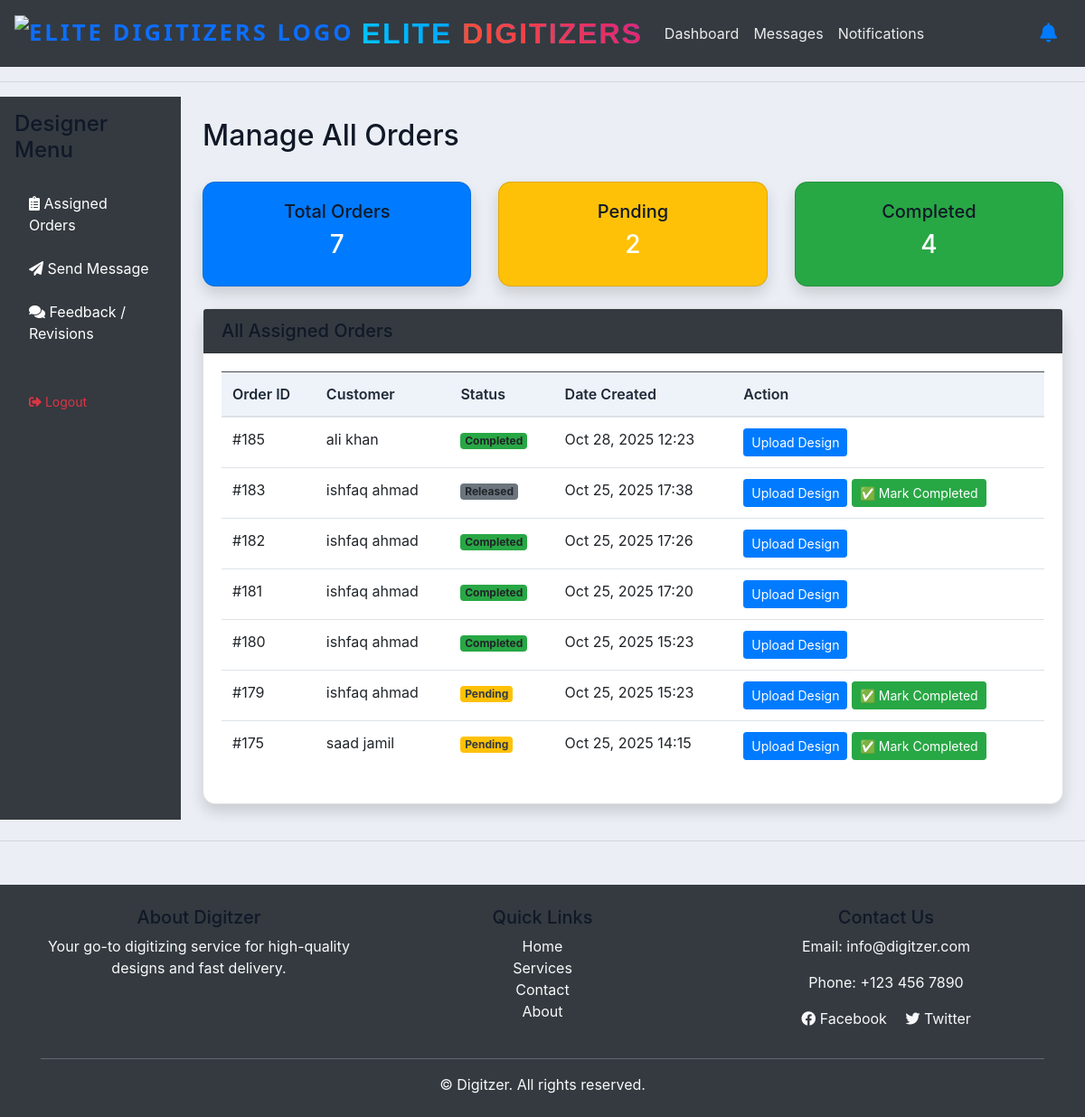
Page /designer/manage-orders/ (signed in) on the earlier database version.
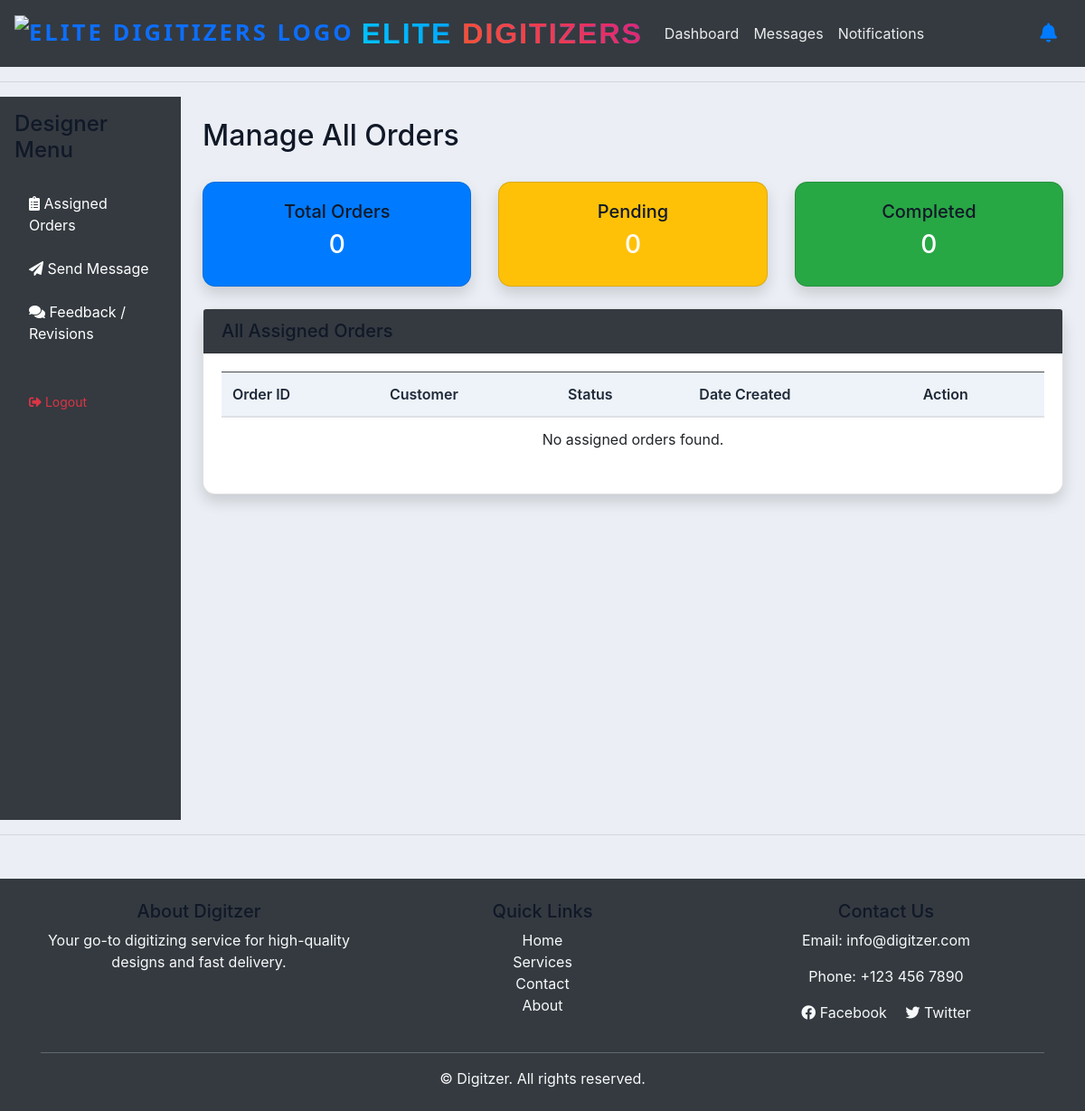
Same page on the later database version.
### accounts/models.py (models this page shows, shortened)
class Order(models.Model):
    STATUS = (
        ('Pending', 'Pending'),
        ('Out for delivery', 'Out for delivery'),
        ('Delivered', 'Delivered'),
        ('Quote Requested', 'Quote Requested'),
        ('Active', 'Active'),
        ('Completed', 'Completed'),
        ('Released', 'Released'),
    )
    ORDER_TYPE = (
        ('Digitizing', 'Digitizing'),
        ('Vector', 'Vector'),
        ('Patch', 'Patch'),
        ('Quote', 'Quote'),
    )
    PAYMENT_STATUS = (
        ('Pending', 'Pending'),
        ('Paid', 'Paid'),
        ('Refunded', 'Refunded'),
    )
    REVIEW_STATUS = (
    ('Pending', 'Pending'),
    ('Approved', 'Approved'),
    ('Rejected', 'Rejected'),
    )
    PLACEMENT_CHOICES = [
        ('Apron', 'Apron'),
        ('Bags', 'Bags'),
        ('Cap', 'Cap'),
        ('Cap Side', 'Cap Side'),
        ('Cap Back', 'Cap Back'),
        ('Chest', 'Chest'),
        ('Gloves', 'Gloves'),
        ('Jacket Back', 'Jacket Back'),
        ('Patches', 'Patches'),
        ('Sleeve', 'Sleeve'),
        ('Towel', 'Towel'),
        ('Visor', 'Visor'),
        ('Other', 'Other'),
    ]
    FABRIC_CHOICES = [
        ('Blanket', 'Blanket'),
        ('Canvas', 'Canvas'),
        ('Canis', 'Canis'),
        ('Cotton Woven', 'Cotton Woven'),
        ('Denim', 'Denim'),
        ('Felt', 'Felt'),
        ('Flannel', 'Flannel'),
        ('Fleece', 'Fleece'),
        ('Leather', 'Leather'),
        ('Nylon', 'Nylon'),
        ('Pique', 'Pique'),
        ('Polyester', 'Polyester'),
        ('Silk', 'Silk'),
        ('Single Jersey', 'Single Jersey'),
        ('Towel', 'Towel'),
        ('Twill', 'Twill'),
        ('Other', 'Other'),
    ]
    FORMAT_CHOICES = [
        ('100', '100'),
        ('cdr', 'cdr'),
        ('cdn', 'cdn'),
        ('dsb', 'dsb'),
        ('dst', 'dst'),
        ('dsz', 'dsz'),
        ('emb', 'emb'),
        ('exp', 'exp'),
        ('jef', 'jef'),
        ('ksm', 'ksm'),
        ('ofm', 'ofm'),
        ('pes', 'pes'),
        ('pxf', 'pxf'),
        ('pof', 'pof'),
        ('tap', 'tap'),
        ('xxx', 'xxx'),
        ('other', 'Other'),
    ]
    customer = models.ForeignKey(Customer, on_delete=models.CASCADE)
    order_type = models.ForeignKey(Product, null=True, on_delete=models.SET_NULL)
    Order_name_PO = models.CharField(max_length=50,  null=True, blank=True)# change this to Order_name/PO for patch name patch type
    date_created = models.DateTimeField(auto_now_add=True, null=True)
    status = models.CharField(max_length=200, null=True, choices=STATUS)
    Additional_information = models.TextField(blank=True, null=True)
    design_file = models.FileField(upload_to='designs/', null=True, blank=True)
    invoice_file = models.FileField(upload_to='invoices/', null=True, blank=True)
    quantity = models.PositiveIntegerField(default=1)
    fabric_material = models.CharField(max_length=100, blank=True, null=True, choices=FABRIC_CHOICES)
    Required_Format = models.CharField(max_length=100, blank=True, null=True, default='DST', choices=FORMAT_CHOICES)
    urgent = models.BooleanField(default=False)
    price = models.DecimalField(max_digits=10, decimal_places=2, blank=True, null=True, default=0.00)
    Height = models.CharField(max_length=100, blank=True, null=True, default='standard')
    Width = models.CharField(max_length=100, blank=True, null=True, default='standard')
    total_colors = models.PositiveIntegerField(null=True ,blank=True)
    turnaround_time = models.CharField(max_length=100, blank=True, null=True)
    placement = models.CharField(max_length=100, blank=True, null=True, choices=PLACEMENT_CHOICES)
    released = models.BooleanField(default=False)  # For release_projects
    payment_status = models.CharField(max_length=20, choices=PAYMENT_STATUS, default='Pending')  # For follow-up payments
    date_completed = models.DateTimeField(null=True, blank=True)  # Optional: track completion time
    review_status = models.CharField(max_length=20, choices=REVIEW_STATUS, default='Pending')
    review_comment = models.TextField(blank=True, null=True)
    design_file = models.FileField(upload_to='designs/', blank=True, null=True)# limated size 2MB
    assigned_sale_reps = models.ForeignKey(
        SalesRepresentative,
        on_delete=models.SET_NULL,
        null=True,
        blank=True,
        related_name='sales_rep_orders'
    )
    assigned_designer = models.ForeignKey(
        User,
        on_delete=models.SET_NULL,
        null=True,
        blank=True,
        related_name='designer_orders'
    )

class Customer(models.Model):
    user = models.OneToOneField(
        User, null=True, blank=True,
        on_delete=models.CASCADE,
        related_name="customer_profile"
    )
    name = models.CharField(max_length=200,null=True, blank=True)
    designer = models.ForeignKey(
        'Designer', null=True, blank=True,
        on_delete=models.SET_NULL,
        related_name='orders'
    )
    profile_pic = models.ImageField(
        upload_to='profile_pics/',
        null=True,
        blank=True,
        default='profile_pics/default.png'
    )
    sales_rep = models.ForeignKey('SalesRepresentative', null=True, blank=True, on_delete=models.SET_NULL)
    phone = models.CharField(max_length=200, null=True, blank=True)
    email = models.CharField(max_length=200, null=True, blank=True)
    date_created = models.DateTimeField(auto_now_add=True, null=True)

### accounts/views.py (the view)
# urls.py: path("designer/manage-orders/", views.designer_manage_orders, name="design_manage_orders"),   #this
@login_required
def designer_manage_orders(request):
    all_orders = Order.objects.filter(assigned_designer=request.user)
    status = request.GET.get('status', None)
    orders = all_orders.order_by('-date_created')
    if status:
        orders = orders.filter(status=status)
    counts = {
        'total': all_orders.count(),
        'pending': all_orders.filter(status='Pending').count(),
        'completed': all_orders.filter(status='Completed').count()
    }
    return render(request, 'accounts/design_manage_orders.html', {
        'orders': orders,
        'status_filter': status,
        'counts': counts
    })

### templates/accounts/design_manage_orders.html
{% extends 'accounts/main.html' %}
{% load static %}
{% block content %}
<div class="container-fluid">
    <div class="row">
        <div class="col-md-3 col-lg-2 bg-dark text-white vh-100 p-3">
            <h4 class="mb-4">Designer Menu</h4>
            <ul class="nav flex-column">
                <li class="nav-item mb-2">
                    <a href="{% url 'designer-dashboard' %}" class="nav-link text-white">
                        <i class="fas fa-clipboard-list me-2"></i> Assigned Orders
                    </a>
                </li>
                <li class="nav-item mb-2">
                    <a href="{% url 'communicate_with_sales_admin' %}" class="nav-link text-white">
                        <i class="fas fa-paper-plane me-2"></i> Send Message
                    </a>
                </li>
                <li class="nav-item mb-2">
                    <a href="{% url 'designer_feedback' %}" class="nav-link text-white">
                        <i class="fas fa-comments me-2"></i> Feedback / Revisions
                    </a>
                </li>
                <li class="nav-item mt-4">
                    <a class="nav-link text-danger" href="{% url 'logout' %}">
                        <i class="fas fa-sign-out-alt me-2"></i> Logout
                    </a>
                </li>
            </ul>
        </div>
        <div class="col-md-9 col-lg-10 p-4">
            <div class="d-flex justify-content-between align-items-center mb-4">
                <h2>Manage All Orders</h2>
            </div>
            <div class="row mb-4">
                <div class="col-md-4">
                    <div class="card text-white bg-primary shadow">
                        <div class="card-body text-center">
                            <h5>Total Orders</h5>
                            <h3>{{ counts.total }}</h3>
                        </div>
                    </div>
                </div>
                <div class="col-md-4">
                    <div class="card text-white bg-warning shadow">
                        <div class="card-body text-center">
                            <h5>Pending</h5>
                            <h3>{{ counts.pending }}</h3>
                        </div>
                    </div>
                </div>
                <div class="col-md-4">
                    <div class="card text-white bg-success shadow">
                        <div class="card-body text-center">
                            <h5>Completed</h5>
                            <h3>{{ counts.completed }}</h3>
                        </div>
                    </div>
                </div>
            </div>
            <div class="card shadow">
                <div class="card-header bg-dark text-white">
                    <h5 class="mb-0">All Assigned Orders</h5>
                </div>
                <div class="card-body">
                    <table class="table table-hover align-middle">
                        <thead class="table-dark">
                            <tr>
                                <th>Order ID</th>
                                <th>Customer</th>
                                <th>Status</th>
                                <th>Date Created</th>
                                <th>Action</th>
                            </tr>
                        </thead>
                        <tbody>
                            {% for order in orders %}
                            <tr>
                                <td>#{{ order.id }}</td>
                                <td>{{ order.customer.name }}</td>
                                <td>
                                    {% if order.status == "Pending" %}
                                        <span class="badge bg-warning text-dark">Pending</span>
                                    {% elif order.status == "Completed" %}
                                        <span class="badge bg-success">Completed</span>
                                    {% else %}
                                        <span class="badge bg-secondary">{{ order.status }}</span>
                                    {% endif %}
                                </td>
                                <td>{{ order.date_created|date:"M d, Y H:i" }}</td>
                                <td>
                                    <a href="{% url 'upload_design' order.id %}" class="btn btn-primary btn-sm">
                                        Upload Design
                                    </a>
                                    {% if order.status != "Completed" %}
                                        <a href="{% url 'mark-design-completed' order.id %}"
                                           class="btn btn-success btn-sm ms-1">
                                            ✅ Mark Completed
                                        </a>
                                    {% endif %}
                                </td>
                            </tr>
                            {% empty %}
                            <tr>
                                <td colspan="5" class="text-center">
                                    No assigned orders found.
                                </td>
                            </tr>
                            {% endfor %}
                        </tbody>
                    </table>
                </div>
            </div>
        </div>
    </div>
</div>
{% endblock %}

### templates/accounts/main.html (shortened to what this page needs)
{% load static %}
<!DOCTYPE html>
<html lang="en">
<head>
    <link rel="stylesheet" href="https://cdn.jsdelivr.net/npm/bootstrap@4.3.1/dist/css/bootstrap.min.css">
    <link rel="stylesheet" href="{% static '/css/main.css' %}">
</head>
<body>
    {% include 'accounts/navbar.html' %}
    <hr>
    {% block content %} {% endblock %}
    <hr>
    <footer class="bg-dark text-light py-4 mt-5">
        <div class="container text-center">
          <div class="row">
            <div class="col-md-4 mb-3 mb-md-0">
              <h5>About Digitzer</h5>
              <p>Your go-to digitizing service for high-quality designs and fast delivery.</p>
            </div>
            <div class="col-md-4 mb-3 mb-md-0">
              <h5>Quick Links</h5>
              <ul class="list-unstyled">
                <li><a href="{% url 'home' %}" class="text-light">Home</a></li>
                <li><a href="{% url 'services' %}" class="text-light">Services</a></li>
                <li><a href="{% url 'contact' %}" class="text-light">Contact</a></li>
                <li><a href="{% url 'about' %}" class="text-light">About</a></li>
              </ul>
            </div>
            <div class="col-md-4">
              <h5>Contact Us</h5>
              <p>Email: info@digitzer.com</p>
              <p>Phone: +123 456 7890</p>
              <p>
                <a href="#" class="text-light mr-3"><i class="fab fa-facebook"></i> Facebook</a>
                <a href="#" class="text-light"><i class="fab fa-twitter"></i> Twitter</a>
              </p>
            </div>
          </div>
          <hr class="bg-secondary">
          <p class="mb-0">&copy; {{ year }} Digitzer. All rights reserved.</p>
        </div>
      </footer>
      <link rel="stylesheet" href="https://cdnjs.cloudflare.com/ajax/libs/font-awesome/5.15.4/css/all.min.css" />
</body>
</html>

### templates/accounts/navbar.html (shortened to what this page needs)
{% load static %}
<nav class="navbar navbar-expand-lg navbar-dark bg-dark">
  <a class="navbar-brand d-flex align-items-center" href="{% url 'home' %}">
    <img src="{% static 'images/Elite_favicon.png' %}" alt="Elite Digitizers Logo" height="40" class="mr-2">
    <span class="logo-text">Elite <span class="highlight">Digitizers</span></span>
  </a>
  <div class="collapse navbar-collapse" id="navbarNav">
    <ul class="navbar-nav">
      {% if request.user.groups.all.0.name == 'admin' %}
      <li class="nav-item">
        <a class="nav-link" href="{% url 'home' %}">Dashboard</a>
      </li>
      <li class="nav-item">
        <a href="{% url 'services' %}" class="nav-link">Services</a>
      </li>
      <li class="nav-item">
        <a class="nav-link" href="{% url 'products' %}">Products</a>
      </li>
      <li class="nav-item dropdown">
        <a class="nav-link dropdown-toggle" href="#" id="navbarDropdown" role="button" data-toggle="dropdown"
          aria-haspopup="true" aria-expanded="false">
        </a>
        <div class="dropdown-menu" aria-labelledby="navbarDropdown">
          <div class="mt-auto">
            <a class="dropdown-item" href="{% url 'logout' %}">
              <i class="fas fa-sign-out-alt"></i> Logout
            </a>
          </div>
        </div>
      </li>
      {% elif request.user.groups.all.0.name == 'designer' %}
      <li class="nav-item">
        <a class="nav-link" href="{% url 'designer-dashboard' %}">Dashboard</a>
      </li>
      <li class="nav-item">
        <a class="nav-link" href="{% url 'designer_inbox' %}">Messages</a>
      </li>
      <li class="nav-item">
        <a class="nav-link" href="{% url 'view_notifications' %}">
          Notifications
        </a>
      </li>
      {% endif %}
    </ul>
  </div>
  <div class="d-flex align-items-center">
    {% if user.is_authenticated %}
    {% if request.user.groups.all.0.name == 'designer' %}
    <div class="notification-badge me-3">
      <a href="{% url 'view_notifications' %}" class="nav-link p-0">
        <i class="fas fa-bell fa-lg"></i>
      </a>
    </div>
    {% endif %}
    {% endif %}
  </div>
</nav>

Differences in the rows shown:
removed Order: id "185", customer.name "ali khan", status "Completed", date_created "Oct 28, 2025 12:23"
removed Order: id "183", customer.name "ishfaq ahmad", status "Released", date_created "Oct 25, 2025 17:38", shows "✅ Mark Completed"
removed Order: id "182", customer.name "ishfaq ahmad", status "Completed", date_created "Oct 25, 2025 17:26"
removed Order: id "181", customer.name "ishfaq ahmad", status "Completed", date_created "Oct 25, 2025 17:20"
removed Order: id "180", customer.name "ishfaq ahmad", status "Completed", date_created "Oct 25, 2025 15:23"
removed Order: id "179", customer.name "ishfaq ahmad", status "Pending", date_created "Oct 25, 2025 15:23"
removed Order: id "175", customer.name "saad jamil", status "Pending", date_created "Oct 25, 2025 14:15"
Other differences:
{{ counts.total }}: "7" → "0"
{{ counts.pending }}: "2" → "0"
{{ counts.completed }}: "4" → "0"
text now shown: "No assigned orders found."
